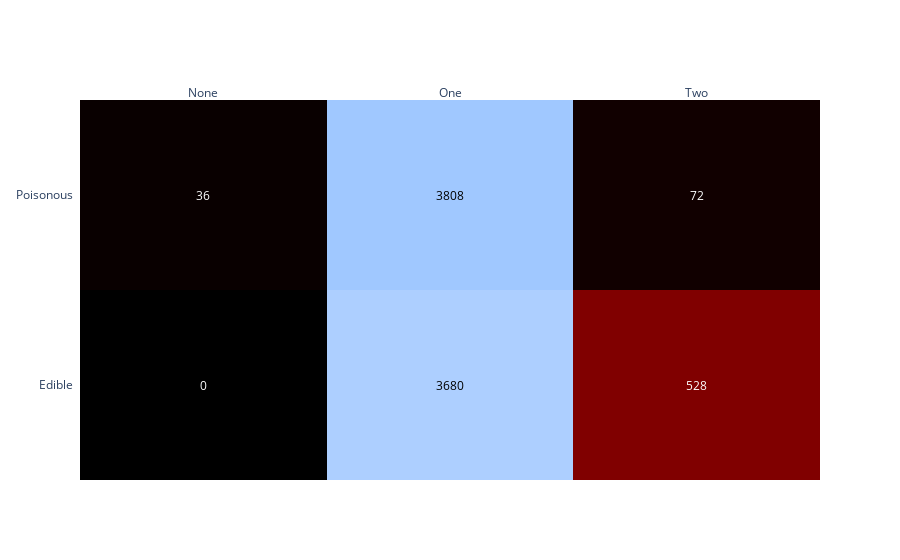

Notebook source saved alongside this figure:
### Markdown cell above
Following heatmap shows ring numbers of mushrooms according to their classes. For instance all of the edible mushrooms have one or two ring numbers. However, if you see a mushroom which has no ring number, it has to be poisonous!!

### Code cell
import plotly.figure_factory as ff

z=[[0, 3680, 528], [36, 3808, 72]]

x=['None', 'One', 'Two']
y = ['Edible', 'Poisonous']

z_text = [["0", '3680', '528'],  
          ['36', '3808', '72']]

fig = ff.create_annotated_heatmap(z, x=x, y=y, annotation_text=z_text, colorscale='Blackbody')
iplot(fig)

### Figure 1 — Plotly figure (JSON) as saved in the notebook; plotly's stock layout.template omitted (floating-point values rounded to 4 significant figures)
{"data": [{"colorscale": [[0, "rgb(0,0,0)"], [0.25, "rgb(230,0,0)"], [0.5, "rgb(230,210,0)"], [0.75, "rgb(255,255,255)"], [1, "rgb(160,200,255)"]], "reversescale": false, "showscale": false, "type": "heatmap", "x": ["None", "One", "Two"], "y": ["Edible", "Poisonous"], "z": [[0, 3680, 528], [36, 3808, 72]]}], "layout": {"annotations": [{"font": {"color": "#FFFFFF"}, "showarrow": false, "text": "0", "x": "None", "xref": "x", "y": "Edible", "yref": "y"}, {"font": {"color": "#000000"}, "showarrow": false, "text": "3680", "x": "One", "xref": "x", "y": "Edible", "yref": "y"}, {"font": {"color": "#FFFFFF"}, "showarrow": false, "text": "528", "x": "Two", "xref": "x", "y": "Edible", "yref": "y"}, {"font": {"color": "#FFFFFF"}, "showarrow": false, "text": "36", "x": "None", "xref": "x", "y": "Poisonous", "yref": "y"}, {"font": {"color": "#000000"}, "showarrow": false, "text": "3808", "x": "One", "xref": "x", "y": "Poisonous", "yref": "y"}, {"font": {"color": "#FFFFFF"}, "showarrow": false, "text": "72", "x": "Two", "xref": "x", "y": "Poisonous", "yref": "y"}], "xaxis": {"dtick": 1, "gridcolor": "rgb(0, 0, 0)", "side": "top", "ticks": ""}, "yaxis": {"dtick": 1, "ticks": "", "ticksuffix": "  "}}}
